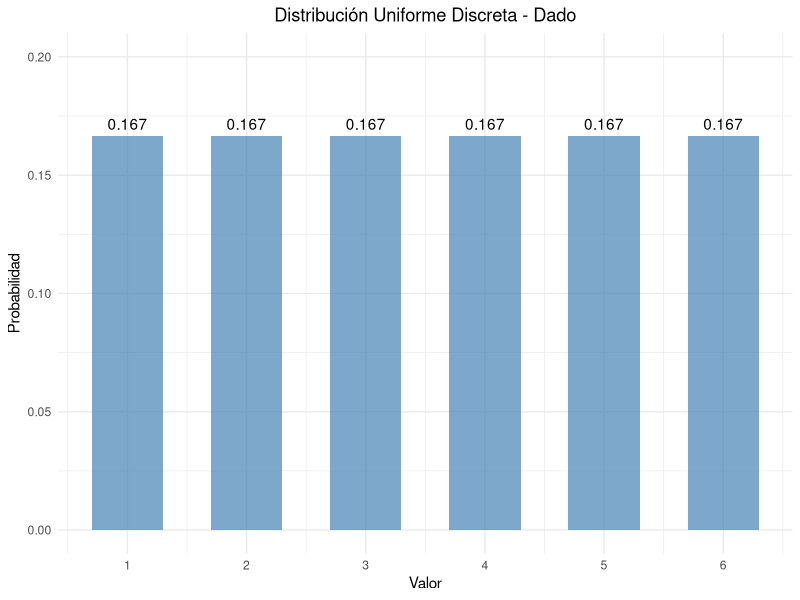
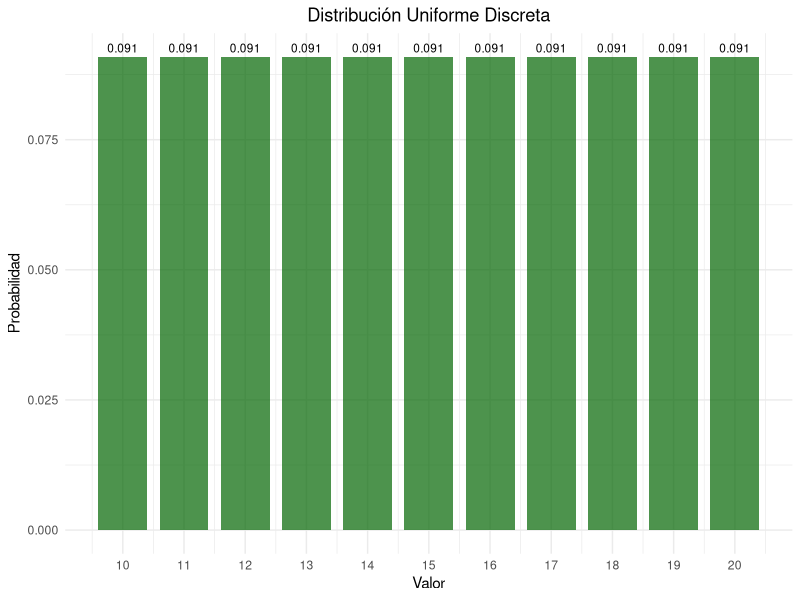
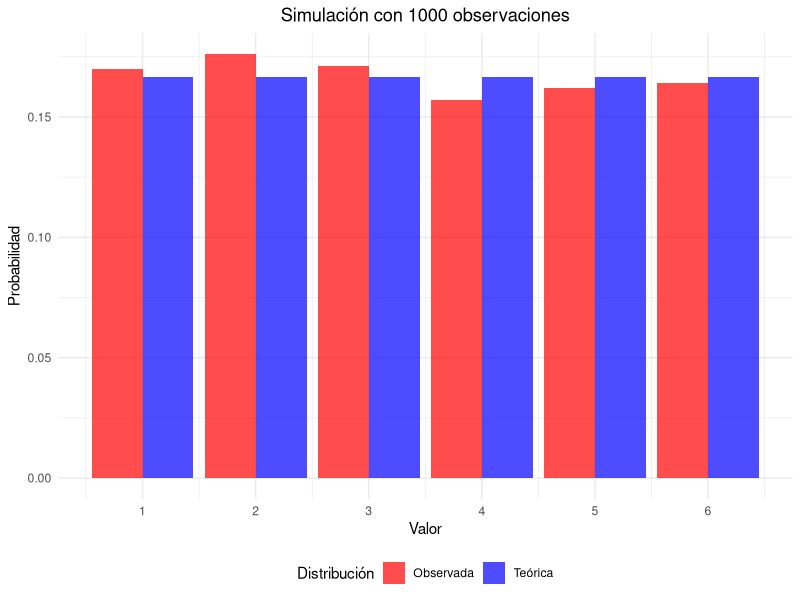
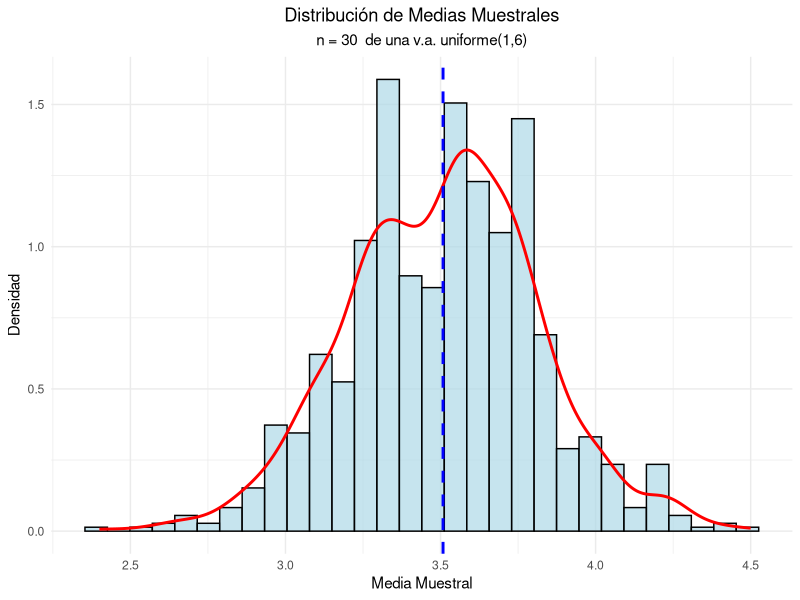
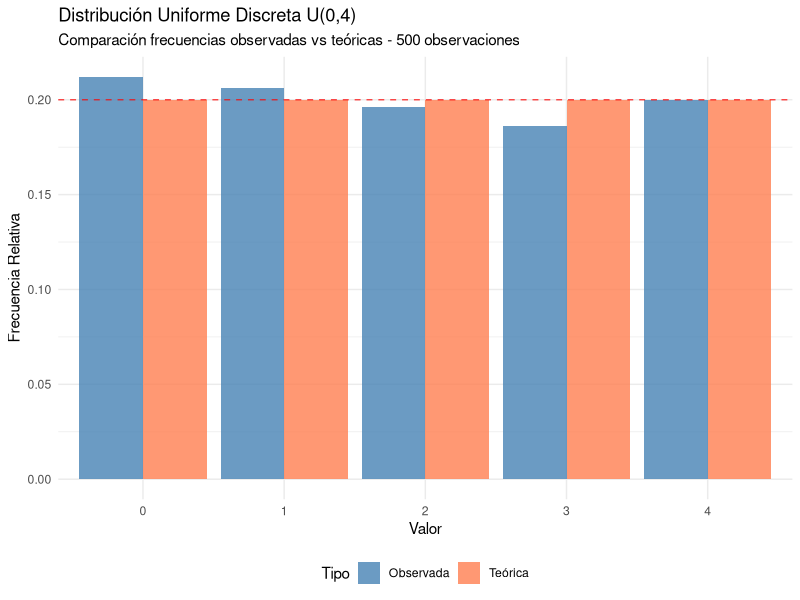
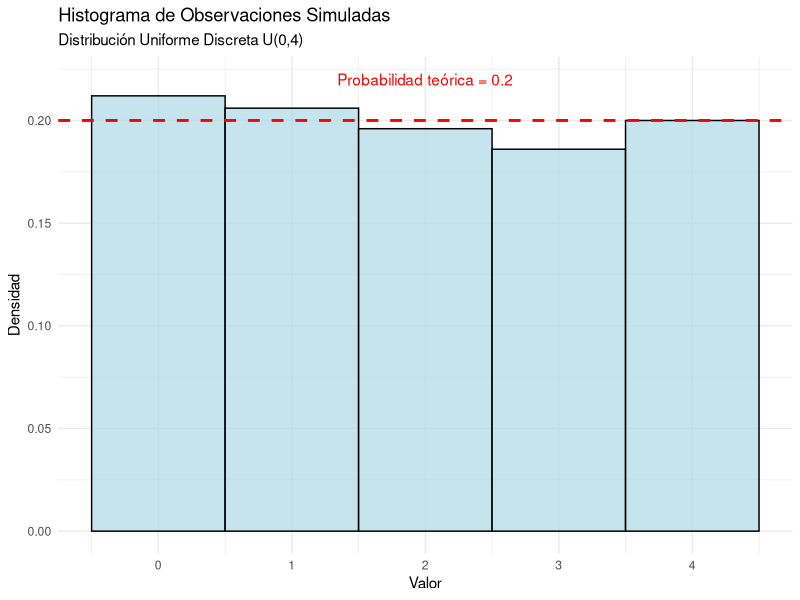

Source code (R) for these figures, in order:
## ---- chunk 1
#| label: setup
#| include: false
library(tidyverse)
library(kableExtra)
library(gridExtra)
## ---- chunk 2
#| code-fold: true
#| label: dado-ejemplo

# Parámetros del dado
x_1 <- 1
x_6 <- 6
valores <- x_1:x_6
probabilidades <- rep(1/length(valores), length(valores))

# Crear data frame
dado_data <- data.frame(
  Valor = valores,
  Probabilidad = probabilidades
)

# Mostrar tabla
kable(dado_data, 
      caption = "Distribución de probabilidad de un dado",
      align = "cc") %>%
  kable_styling(bootstrap_options = "striped")
## ---- chunk 3
#| code-fold: true
#| label: parametros-dado
# Media
media <- sum(dado_data$Valor)/length(dado_data$Valor)
cat("Media:", media, "\n")

# Varianza
varianza <- sum((dado_data$Valor- media)^2)/length(dado_data$Valor)
cat("Varianza:", varianza, "\n")

# Desviación estándar
desv_std <- sqrt(varianza)
cat("Desviación estándar:", round(desv_std, 4), "\n")
## ---- chunk 4
#| code-fold: true
#| label: grafico-dado
#| fig-cap: "Función de probabilidad de un dado"

ggplot(dado_data, aes(x = Valor, y = Probabilidad)) +
  geom_col(fill = "steelblue", alpha = 0.7, width = 0.6) +
  geom_text(aes(label = round(Probabilidad, 3)), vjust = -0.5) +
  scale_x_continuous(breaks = valores) +
  scale_y_continuous(limits = c(0, 0.20)) +
  labs(title = "Distribución Uniforme Discreta - Dado",
       x = "Valor",
       y = "Probabilidad") +
  theme_minimal() +
  theme(plot.title = element_text(hjust = 0.5),
        plot.subtitle = element_text(hjust = 0.5))
## ---- chunk 5
#| code-fold: true
#| label: ejemplo-numeros

x2_1 <- 10
x2_n <- 20
valores2 <- x2_1:x2_n
probabilidades2 <- rep(1/(length(valores2)), length(valores2))

# Data_frame
data2 <- data.frame(
  Valor = valores2,
  Probabilidad = probabilidades2
)

# Parámetros estadísticos
media2 <- mean(data2$Valor)
varianza2 <- sum((data2$Valor - media2)^2)/length(data2$Valor)
desv_std2 <- sqrt(varianza2)

cat("Media:", media2, "\n")
cat("Varianza:", round(varianza2, 4), "\n")
cat("Desviación estándar:", round(desv_std2, 4), "\n")
## ---- chunk 6
#| label: grafico-numeros
#| fig-cap: "Distribución uniforme discreta entre 10 y 20"


ggplot(data2, aes(x = Valor, y = Probabilidad)) +
  geom_col(fill = "darkgreen", alpha = 0.7, width = 0.8) +
  geom_text(aes(label = round(Probabilidad, 3)), 
            vjust = -0.5, size = 3) +
  scale_x_continuous(breaks = seq(10, 20, 1)) +
  labs(title = "Distribución Uniforme Discreta",
       x = "Valor",
       y = "Probabilidad") +
  theme_minimal() +
  theme(plot.title = element_text(hjust = 0.5),
        plot.subtitle = element_text(hjust = 0.5))
## ---- chunk 7
#| code-fold: true
#| label: simulacion

# Generar 1000 números aleatorios
set.seed(123)
n_sim <- 1000
muestra <- sample(1:6, n_sim, replace = TRUE)

# Frecuencias observadas
freq_obs <- table(muestra)
freq_rel <- prop.table(freq_obs)

# Comparar con probabilidades teóricas
comparacion <- data.frame(
  Valor = 1:6,
  Prob_Teorica = rep(1/6, 6),
  Freq_Observada = as.numeric(freq_rel)
)

kable(comparacion, 
      caption = "Comparación entre probabilidades teóricas y observadas",
      col.names = c("Valor", "Prob. Teórica", "Freq. Observada"),
      digits = 4) |> 
  kable_styling(bootstrap_options = "striped")
## ---- chunk 8
#| code-fold: true
#| label: grafico-simulacion
#| fig-width: 8
#| fig-height: 6
#| fig-align: "center"
#| fig-cap: "Comparación entre distribución teórica y simulada"


# Preparar datos para el gráfico
comp_long <- comparacion |> 
  pivot_longer(cols = c(Prob_Teorica, Freq_Observada),
               names_to = "Tipo",
               values_to = "Probabilidad") |> 
  mutate(Tipo = case_when(
    Tipo == "Prob_Teorica" ~ "Teórica",
    Tipo == "Freq_Observada" ~ "Observada"
  ))

ggplot(comp_long, aes(x = Valor, y = Probabilidad, fill = Tipo)) +
  geom_col(position = "dodge", alpha = 0.7) +
  scale_x_continuous(breaks = 1:6) +
  scale_fill_manual(values = c("Teórica" = "blue", "Observada" = "red")) +
  labs(title = paste("Simulación con", n_sim, "observaciones"),
       x = "Valor",
       y = "Probabilidad",
       fill = "Distribución") +
  theme_minimal() +
  theme(plot.title = element_text(hjust = 0.5),
        legend.position = "bottom")
## ---- chunk 9
#| code-fold: true
#| label: limite-central
#| fig-width: 8
#| fig-height: 6
#| fig-align: "center"
#| fig-cap: "Verificación del Teorema del Límite Central"
# Simular medias muestrales
set.seed(456)
k_muestra <- 1000
n_muestra <- 30

medias_muestrales <- replicate(k_muestra, {
  muestra <- sample(1:6, n_muestra, replace = TRUE)
  mean(muestra)
})

# Crear histograma
hist_data <- data.frame(Medias = medias_muestrales)

ggplot(hist_data) +
  geom_histogram(aes(x=Medias, after_stat(density)), bins = 30, 
                 fill = "lightblue", alpha = 0.7, color = "black") +
  geom_density(aes(x = Medias), color = "red", linewidth = 1) +
  geom_vline(xintercept = mean(medias_muestrales), 
             color = "blue", linetype = "dashed", linewidth = 1) +
  labs(title = "Distribución de Medias Muestrales",
       subtitle = paste("n =", n_muestra, " de una v.a. uniforme(1,6)"),
       x = "Media Muestral",
       y = "Densidad") +
  theme_minimal() +
  theme(plot.title = element_text(hjust = 0.5),
        plot.subtitle = element_text(hjust = 0.5))

# Estadísticas
cat("Media teórica:", (1+6)/2, "\n")
cat("Media observada:", round(mean(medias_muestrales), 4), "\n")
cat("Varianza teórica de la media:", round(((6-1+1)^2-1)/12/n_muestra, 4), "\n")
cat("Varianza observada de la media:", round(var(medias_muestrales), 4), "\n")
## ---- chunk 10


# Espacio muestral: bolas del 1 al 8
bolas <- 1:8
n_total <- length(bolas)

# Números pares en el conjunto
numeros_pares <- bolas[bolas %% 2 == 0]
n_pares <- length(numeros_pares)

# Probabilidad de obtener un número par
prob_par <- n_pares / n_total

cat("ESPACIO MUESTRAL: {", paste(bolas, collapse = ", "), "}\n")
cat("Números pares: {", paste(numeros_pares, collapse = ", "), "}\n")
cat("Total de bolas:", n_total, "\n")
cat("Total de bolas pares:", n_pares, "\n")
cat("Probabilidad de obtener número par:", prob_par, "\n")
cat("Fracción:", n_pares, "/", n_total, "=", prob_par, "\n")
## ---- chunk 11


# Definir el rango
min_val <- 5
max_val <- 15
numeros <- min_val:max_val
n <- length(numeros)

# Media teórica de distribución uniforme discreta
media_teorica <- (min_val + max_val) / 2

# Varianza teórica de distribución uniforme discreta
varianza_teorica <- (n^2 - 1) / 12

# Desviación estándar
desviacion_teorica <- sqrt(varianza_teorica)

cat("DISTRIBUCIÓN UNIFORME DISCRETA U(", min_val, ",", max_val, ")\n")
cat("Espacio muestral: {", paste(numeros, collapse = ", "), "}\n")
cat("Número de elementos (n):", n, "\n")
cat("Media teórica (a+b)/2: (", min_val, "+", max_val, ")/2 =", media_teorica, "\n")
cat("Varianza teórica (n²-1)/12: (", n, "² - 1)/12 =", round(varianza_teorica, 4), "\n")
cat("Desviación estándar:", round(desviacion_teorica, 4), "\n")
## ---- chunk 12


set.seed(123)  # Para reproducibilidad
n_observaciones <- 500
valores_posibles <- 0:4

# Simular 500 observaciones
observaciones <- sample(valores_posibles, size = n_observaciones, replace = TRUE)

# Frecuencias observadas
frecuencias_obs <- table(observaciones)
frecuencias_rel_obs <- frecuencias_obs / n_observaciones

# Frecuencias teóricas (distribución uniforme)
prob_teorica <- 1 / length(valores_posibles)
frecuencias_teor <- rep(prob_teorica, length(valores_posibles))

cat("SIMULACIÓN DE DISTRIBUCIÓN UNIFORME DISCRETA U(0,4)\n")
cat("Número de observaciones:", n_observaciones, "\n")
cat("Valores posibles: {", paste(valores_posibles, collapse = ", "), "}\n")
cat("Probabilidad teórica de cada valor:", round(prob_teorica, 4), "\n\n")
## ---- chunk 13
# TABLA COMPARATIVA DE FRECUENCIAS
cat("TABLA COMPARATIVA - FRECUENCIAS OBSERVADAS VS TEÓRICAS\n")
cat("=====================================================\n")

tabla_comparativa <- data.frame(
  Valor = valores_posibles,
  Frecuencia_Observada = as.numeric(frecuencias_obs),
  Frecuencia_Rel_Obs = round(as.numeric(frecuencias_rel_obs), 4),
  Frecuencia_Rel_Teor = round(frecuencias_teor, 4),
  Diferencia = round(abs(as.numeric(frecuencias_rel_obs) - frecuencias_teor), 4)
)

print(tabla_comparativa)

cat("\nRESUMEN:\n")
cat("Diferencia promedio:", round(mean(tabla_comparativa$Diferencia), 4), "\n")
cat("Diferencia máxima:", round(max(tabla_comparativa$Diferencia), 4), "\n")
## ---- chunk 14
# GRÁFICO COMPARATIVO
library(ggplot2)

# Preparar datos para el gráfico
datos_grafico <- data.frame(
  Valor = rep(valores_posibles, 2),
  Frecuencia = c(tabla_comparativa$Frecuencia_Rel_Obs, 
                 tabla_comparativa$Frecuencia_Rel_Teor),
  Tipo = rep(c("Observada", "Teórica"), each = length(valores_posibles))
)

ggplot(datos_grafico, aes(x = factor(Valor), y = Frecuencia, fill = Tipo)) +
  geom_col(position = "dodge", alpha = 0.8) +
  geom_hline(yintercept = prob_teorica, linetype = "dashed", 
             color = "red", alpha = 0.7) +
  scale_fill_manual(values = c("Observada" = "steelblue", "Teórica" = "coral")) +
  labs(
    title = "Distribución Uniforme Discreta U(0,4)",
    subtitle = paste("Comparación frecuencias observadas vs teóricas -", 
                     n_observaciones, "observaciones"),
    x = "Valor",
    y = "Frecuencia Relativa",
    fill = "Tipo"
  ) +
  theme_minimal() +
  theme(legend.position = "bottom")
## ---- chunk 15
# PRUEBA DE BONDAD DE AJUSTE CHI-CUADRADO
cat("PRUEBA DE BONDAD DE AJUSTE CHI-CUADRADO\n")
cat("======================================\n")

# Frecuencias esperadas
frecuencias_esp <- rep(n_observaciones * prob_teorica, length(valores_posibles))

# Estadístico chi-cuadrado
chi_cuadrado <- sum((frecuencias_obs - frecuencias_esp)^2 / frecuencias_esp)
grados_libertad <- length(valores_posibles) - 1
valor_p <- 1 - pchisq(chi_cuadrado, df = grados_libertad)

cat("Frecuencias observadas:", frecuencias_obs, "\n")
cat("Frecuencias esperadas:", frecuencias_esp, "\n")
cat("Estadístico chi-cuadrado:", round(chi_cuadrado, 4), "\n")
cat("Grados de libertad:", grados_libertad, "\n")
cat("Valor p:", round(valor_p, 4), "\n")

if (valor_p > 0.05) {
  cat("Conclusión: No hay evidencia para rechazar que los datos siguen una distribución uniforme (p > 0.05)\n")
} else {
  cat("Conclusión: Hay evidencia para rechazar que los datos siguen una distribución uniforme (p ≤ 0.05)\n")
}
## ---- chunk 16
# ANÁLISIS ESTADÍSTICO DE LA MUESTRA SIMULADA
cat("ANÁLISIS ESTADÍSTICO DE LA MUESTRA SIMULADA\n")
cat("===========================================\n")

media_muestra <- mean(observaciones)
varianza_muestra <- var(observaciones)
desviacion_muestra <- sd(observaciones)

cat("Media de la muestra:", round(media_muestra, 4), "\n")
cat("Varianza de la muestra:", round(varianza_muestra, 4), "\n")
cat("Desviación estándar de la muestra:", round(desviacion_muestra, 4), "\n")

# Valores teóricos para U(0,4)
media_teorica_u <- (0 + 4) / 2
varianza_teorica_u <- (5^2 - 1) / 12  # n=5 elementos (0,1,2,3,4)

cat("\nCOMPARACIÓN CON VALORES TEÓRICOS U(0,4):\n")
cat("Media teórica:", media_teorica_u, "\n")
cat("Varianza teórica:", round(varianza_teorica_u, 4), "\n")
cat("Diferencia en medias:", round(abs(media_muestra - media_teorica_u), 4), "\n")
cat("Diferencia en varianzas:", round(abs(varianza_muestra - varianza_teorica_u), 4), "\n")
## ---- chunk 17
# HISTOGRAMA DE LA DISTRIBUCIÓN SIMULADA
ggplot(data.frame(Observaciones = observaciones), aes(x = Observaciones)) +
  geom_histogram(aes(y = after_stat(density)), binwidth = 1, 
                 fill = "lightblue", alpha = 0.7, color = "black") +
  geom_hline(yintercept = prob_teorica, color = "red", 
             linetype = "dashed", size = 1) +
  annotate("text", x = 2, y = prob_teorica + 0.02, 
           label = paste("Probabilidad teórica =", round(prob_teorica, 3)), 
           color = "red") +
  scale_x_continuous(breaks = valores_posibles) +
  labs(
    title = "Histograma de Observaciones Simuladas",
    subtitle = "Distribución Uniforme Discreta U(0,4)",
    x = "Valor",
    y = "Densidad"
  ) +
  theme_minimal()
